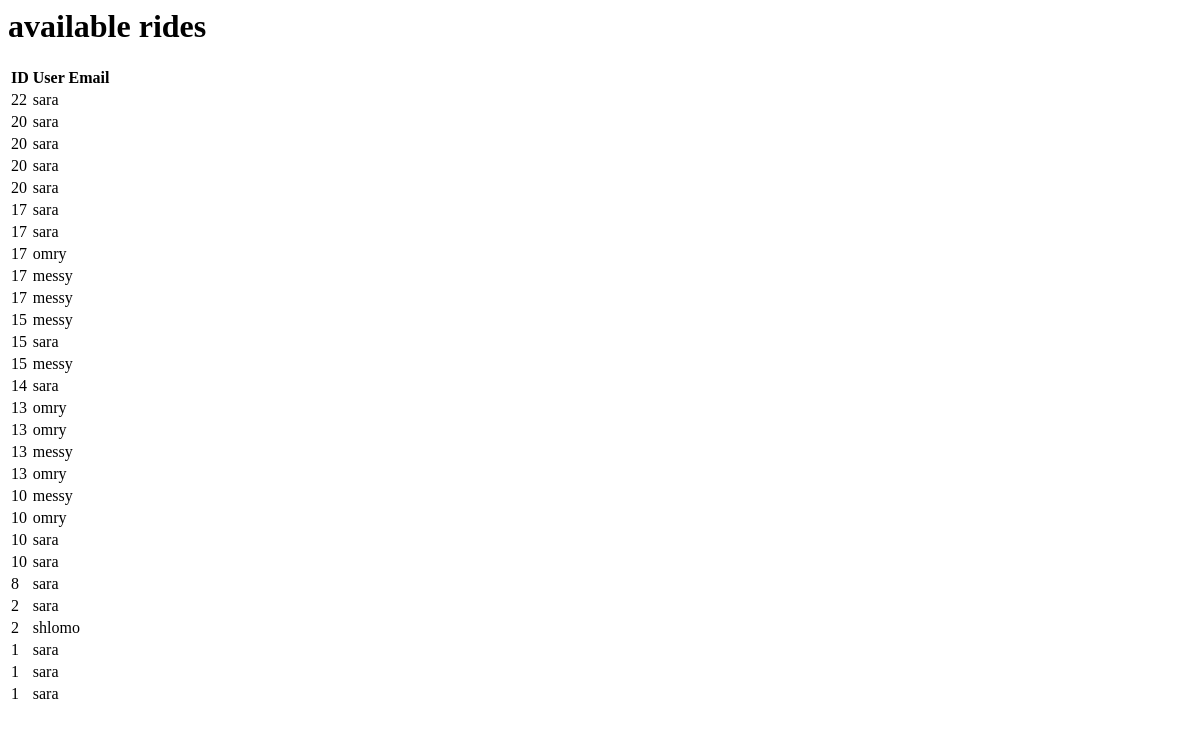
The app's page /BRides, older data.
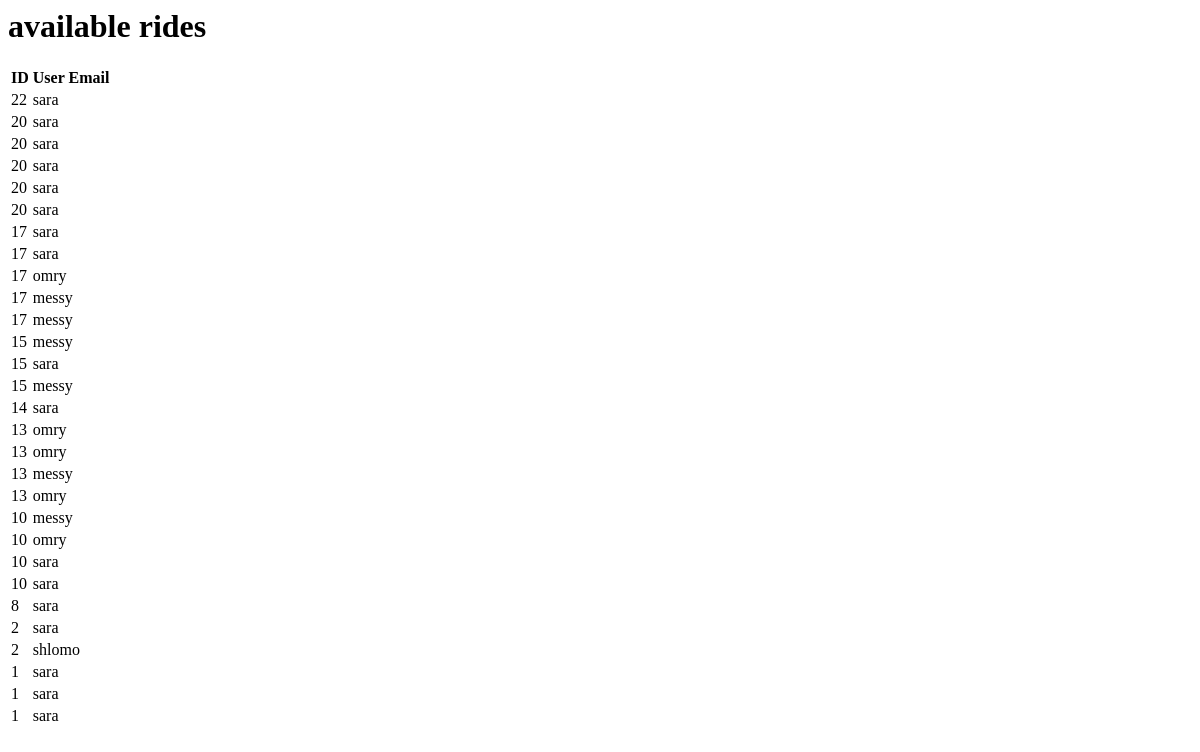
The same page, newer data.
### accompanyMe/models.py (models this page shows, shortened)
class BookedRide(models.Model):
    ride_id = models.ForeignKey(Ride, on_delete=models.CASCADE)
    user = models.ForeignKey(User, on_delete=models.CASCADE)

class Ride(models.Model):
    driver = models.ForeignKey(User,on_delete=models.CASCADE)
    destination = models.TextField()
    hour = models.TimeField()
    date = models.DateField()
    num_of_available_places = models.IntegerField()

### accompanyMe/views.py (the view)
# urls.py: path('BRides', views.booked_ride_list, name="booked_ride_list"),
def booked_ride_list(request):
    return render(request, "accompanyMe/view_bookedRides.html", {
        'object_list': BookedRide.objects.order_by("-ride_id"),
    })

### accompanyMe/templates/accompanyMe/view_bookedRides.html
{% load static %}
<h1> available rides</h1>
 <table class="table table-hover">
        <tr>
            <th>ID</th>
            <th>User Email</th>
        </tr>
        {% for object in object_list %}
            <tr>
                <td>
                    {{ object.ride_id.id }}
                </td>
                <td>
                    {{ object.user }}
                </td>
        {% endfor %}
{% load static %}

Row changes from the older to the newer data that the page shows:
added BookedRide: ride_id.id "20", user "sara"
